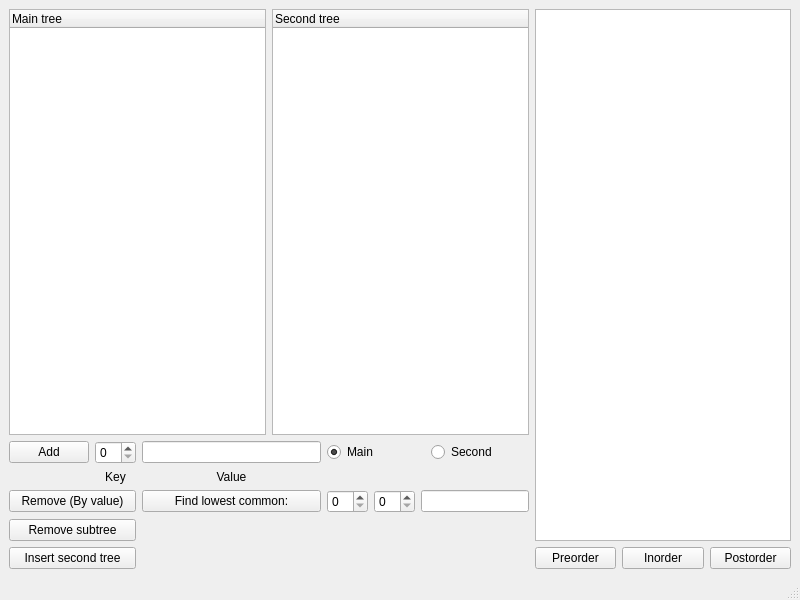
<?xml version="1.0" encoding="UTF-8"?>
<ui version="4.0">
 <class>MainWindow</class>
 <widget class="QMainWindow" name="MainWindow">
  <property name="geometry">
   <rect>
    <x>0</x>
    <y>0</y>
    <width>800</width>
    <height>600</height>
   </rect>
  </property>
  <property name="windowTitle">
   <string>MainWindow</string>
  </property>
  <widget class="QWidget" name="centralwidget">
   <layout class="QHBoxLayout" name="horizontalLayout">
    <item>
     <layout class="QVBoxLayout" name="verticalLayout">
      <item>
       <layout class="QHBoxLayout" name="horizontalLayout_2">
        <item>
         <widget class="QTreeWidget" name="treeWidget">
          <column>
           <property name="text">
            <string notr="true">Main tree</string>
           </property>
          </column>
         </widget>
        </item>
        <item>
         <widget class="QTreeWidget" name="secondTreeWidget">
          <column>
           <property name="text">
            <string>Second tree</string>
           </property>
          </column>
         </widget>
        </item>
       </layout>
      </item>
      <item>
       <layout class="QGridLayout" name="gridLayout">
        <item row="0" column="2">
         <widget class="QLineEdit" name="lineEdit"/>
        </item>
        <item row="0" column="0">
         <widget class="QPushButton" name="insertBtn">
          <property name="text">
           <string>Add</string>
          </property>
         </widget>
        </item>
        <item row="1" column="2">
         <widget class="QLabel" name="label_2">
          <property name="text">
           <string>Value</string>
          </property>
          <property name="alignment">
           <set>Qt::AlignHCenter|Qt::AlignTop</set>
          </property>
         </widget>
        </item>
        <item row="0" column="1">
         <widget class="QSpinBox" name="insertSB"/>
        </item>
        <item row="2" column="0" colspan="2">
         <widget class="QPushButton" name="removeBtn">
          <property name="text">
           <string>Remove (By value)</string>
          </property>
         </widget>
        </item>
        <item row="0" column="4">
         <widget class="QRadioButton" name="secondRB">
          <property name="text">
           <string>Second</string>
          </property>
         </widget>
        </item>
        <item row="4" column="0" colspan="2">
         <widget class="QPushButton" name="insertSecondBtn">
          <property name="text">
           <string>Insert second tree</string>
          </property>
         </widget>
        </item>
        <item row="1" column="1">
         <widget class="QLabel" name="label">
          <property name="text">
           <string>Key</string>
          </property>
          <property name="alignment">
           <set>Qt::AlignHCenter|Qt::AlignTop</set>
          </property>
         </widget>
        </item>
        <item row="0" column="3">
         <widget class="QRadioButton" name="mainRB">
          <property name="text">
           <string>Main</string>
          </property>
          <property name="checked">
           <bool>true</bool>
          </property>
         </widget>
        </item>
        <item row="3" column="0" colspan="2">
         <widget class="QPushButton" name="removeSubtreeBtn">
          <property name="text">
           <string>Remove subtree</string>
          </property>
         </widget>
        </item>
        <item row="2" column="2">
         <widget class="QPushButton" name="lcaBtn">
          <property name="text">
           <string>Find lowest common:</string>
          </property>
         </widget>
        </item>
        <item row="2" column="3" colspan="2">
         <layout class="QHBoxLayout" name="horizontalLayout_3">
          <item>
           <widget class="QSpinBox" name="lcaSB1"/>
          </item>
          <item>
           <widget class="QSpinBox" name="lcaSB2"/>
          </item>
          <item>
           <widget class="QLineEdit" name="lcaLE">
            <property name="readOnly">
             <bool>true</bool>
            </property>
           </widget>
          </item>
         </layout>
        </item>
       </layout>
      </item>
     </layout>
    </item>
    <item>
     <layout class="QVBoxLayout" name="verticalLayout_2">
      <item>
       <widget class="QTableWidget" name="tableWidget">
        <property name="sizePolicy">
         <sizepolicy hsizetype="Preferred" vsizetype="Expanding">
          <horstretch>0</horstretch>
          <verstretch>0</verstretch>
         </sizepolicy>
        </property>
       </widget>
      </item>
      <item>
       <layout class="QGridLayout" name="gridLayout_2">
        <item row="0" column="0">
         <widget class="QPushButton" name="preorderBtn">
          <property name="text">
           <string>Preorder</string>
          </property>
         </widget>
        </item>
        <item row="0" column="1">
         <widget class="QPushButton" name="inorderBtn">
          <property name="text">
           <string>Inorder</string>
          </property>
         </widget>
        </item>
        <item row="0" column="2">
         <widget class="QPushButton" name="postorderBtn">
          <property name="text">
           <string>Postorder</string>
          </property>
         </widget>
        </item>
       </layout>
      </item>
     </layout>
    </item>
   </layout>
  </widget>
  <widget class="QMenuBar" name="menubar">
   <property name="geometry">
    <rect>
     <x>0</x>
     <y>0</y>
     <width>800</width>
     <height>30</height>
    </rect>
   </property>
  </widget>
  <widget class="QStatusBar" name="statusbar"/>
 </widget>
 <resources/>
 <connections/>
</ui>
